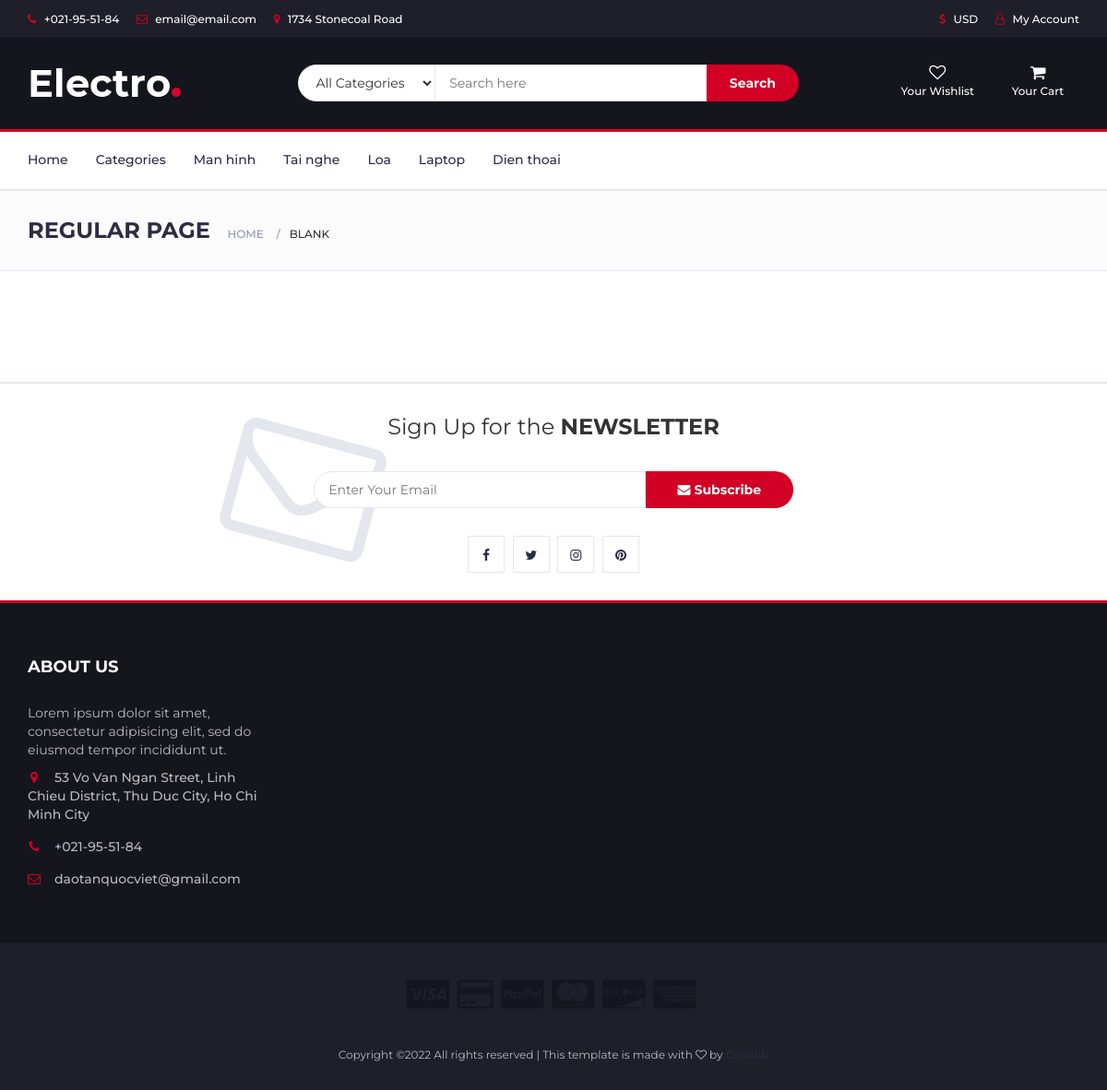
/blank.php, run on the app's committed database.
### tables this page shows
CREATE TABLE IF NOT EXISTS `protypes` (
  `type_id` int(10) NOT NULL AUTO_INCREMENT,
  `type_name` varchar(100) NOT NULL,
  PRIMARY KEY (`type_id`)
);

### models/db.php (called while the page is built)
<?php
class Db
{
    public static $connection;
    public function __construct()
    {
        if (!self::$connection) {
            self::$connection = new mysqli(DB_HOST, DB_USER, DB_PASSWORD, DB_NAME, PORT);
            self::$connection->set_charset(DB_CHARSET);
        }
        return self::$connection;
    }
}

### models/productmodels.php (called while the page is built, shortened)
<?php
class Product extends Db
{
    public function getAlltype()
    {
        $sql = self::$connection->prepare("SELECT * FROM protypes");
        $sql->execute();
        $items = $sql->get_result()->fetch_all(MYSQLI_ASSOC);
        return $items;
    }
}

### blank.php (the view, shortened to what this page needs)
<!DOCTYPE html>
<html lang="en">
<head>
    <?php include "link.php"; ?>
</head>
<body>
    <?php include "head.php"; ?>
    <nav id="navigation">
        <div class="container">
            <div id="responsive-nav">
                <ul class="main-nav nav navbar-nav">
                    <li><a href="index.php">Home</a></li>
                    <li><a href="store.php">Categories</a></li>
                    <?php
                    $gettype = new Product;
                    $getallType = $gettype->getAlltype();
                    foreach ($getallType as $value) : ?>
                    <li><a href="store.php?id=<?php echo $value['type_id'] ?>"><?php echo $value['type_name'] ?></a>
                    </li>
                    <?php
                    endforeach;
                    ?>
                </ul>
            </div>
        </div>
    </nav>
    <div id="breadcrumb" class="section">
        <div class="container">
            <div class="row">
                <div class="col-md-12">
                    <h3 class="breadcrumb-header">Regular Page</h3>
                    <ul class="breadcrumb-tree">
                        <li><a href="#">Home</a></li>
                        <li class="active">Blank</li>
                    </ul>
                </div>
            </div>
        </div>
    </div>
    <div class="section">
    </div>
    <div id="newsletter" class="section">
        <div class="container">
            <div class="row">
                <div class="col-md-12">
                    <div class="newsletter">
                        <p>Sign Up for the <strong>NEWSLETTER</strong></p>
                        <form>
                            <input class="input" type="email" placeholder="Enter Your Email">
                            <button class="newsletter-btn"><i class="fa fa-envelope"></i> Subscribe</button>
                        </form>
                        <ul class="newsletter-follow">
                            <li>
                                <a href="#"><i class="fa fa-facebook"></i></a>
                            </li>
                            <li>
                                <a href="#"><i class="fa fa-twitter"></i></a>
                            </li>
                            <li>
                                <a href="#"><i class="fa fa-instagram"></i></a>
                            </li>
                            <li>
                                <a href="#"><i class="fa fa-pinterest"></i></a>
                            </li>
                        </ul>
                    </div>
                </div>
            </div>
        </div>
    </div>
    <footer id="footer">
        <div class="section">
            <div class="container">
                <div class="row">
                    <div class="col-md-3 col-xs-6">
                        <div class="footer">
                            <h3 class="footer-title">About Us</h3>
                            <p>Lorem ipsum dolor sit amet, consectetur adipisicing elit, sed do eiusmod tempor
                                incididunt ut.</p>
                            <ul class="footer-links">
                                <li><a href="#"><i class="fa fa-map-marker"></i>53 Vo Van Ngan Street, Linh Chieu
                                        District, Thu Duc City, Ho Chi Minh City</a></li>
                                <li><a href="#"><i class="fa fa-phone"></i>+021-95-51-84</a></li>
                                <li><a href="#"><i class="fa fa-envelope-o"></i>daotanquocviet@gmail.com</a></li>
                            </ul>
                        </div>
                    </div>
                </div>
            </div>
        </div>
        <div id="bottom-footer" class="section">
            <div class="container">
                <div class="row">
                    <div class="col-md-12 text-center">
                        <ul class="footer-payments">
                            <li><a href="#"><i class="fa fa-cc-visa"></i></a></li>
                            <li><a href="#"><i class="fa fa-credit-card"></i></a></li>
                            <li><a href="#"><i class="fa fa-cc-paypal"></i></a></li>
                            <li><a href="#"><i class="fa fa-cc-mastercard"></i></a></li>
                            <li><a href="#"><i class="fa fa-cc-discover"></i></a></li>
                            <li><a href="#"><i class="fa fa-cc-amex"></i></a></li>
                        </ul>
                        <span class="copyright">
                            Copyright &copy; All rights reserved | This template is made with <i class="fa fa-heart-o"
                                aria-hidden="true"></i> by <a href="https://colorlib.com" target="_blank">Colorlib</a>
                        </span>
                    </div>
                </div>
            </div>
        </div>
    </footer>
</body>
</html>

### css/style.css (style rules this page uses)
body { font-family: "Montserrat", sans-serif; font-weight: 400; color: #333; }
h1, h2, h3, h4, h5, h6 { color: #2b2d42; font-weight: 700; margin: 0 0 10px; }
a { color: #2b2d42; font-weight: 500; -webkit-transition: 0.2s color; transition: 0.2s color; }
ul, ol { margin: 0; padding: 0; list-style: none; }
.input { height: 40px; padding: 0px 15px; border: 1px solid #e4e7ed; background-color: #fff; width: 100%; }
.section { padding-top: 30px; padding-bottom: 30px; }
#breadcrumb { padding: 30px 0px; background: #fbfbfc; border-bottom: 1px solid #e4e7ed; margin-bottom: 30px; }
#breadcrumb .breadcrumb-header { display: inline-block; margin-top: 0px; margin-bottom: 0px; margin-right: 15px; text-transform: uppercase; }
#breadcrumb .breadcrumb-tree { display: inline-block; }
#breadcrumb .breadcrumb-tree li { display: inline-block; font-size: 12px; font-weight: 500; text-transform: uppercase; }
#breadcrumb .breadcrumb-tree li + li { margin-left: 10px; }
#breadcrumb .breadcrumb-tree li + li:before { content: "/"; display: inline-block; color: #8d99ae; margin-right: 10px; }
#breadcrumb .breadcrumb-tree li a { color: #8d99ae; }
#navigation { background: #fff; border-bottom: 2px solid #e4e7ed; border-top: 3px solid #d10024; }
.main-nav > li + li { margin-left: 30px; }
.main-nav > li > a { padding: 20px 0px; }
.main-nav > li > a:after { content: ""; display: block; width: 0%; height: 2px; background-color: #d10024; -webkit-transition: 0.2s all; transition: 0.2s all; }
#newsletter.section { border-top: 2px solid #e4e7ed; border-bottom: 3px solid #d10024; margin-top: 30px; }
.newsletter { text-align: center; }
.newsletter p { font-size: 24px; }
.newsletter form { position: relative; max-width: 520px; margin: 30px auto; }
.newsletter form:after { content: "\f003"; font-family: FontAwesome; position: absolute; font-size: 160px; color: #e4e7ed; top: 15px; -webkit-transform: translateY(-50%) rotate(15deg); -ms-transform: translateY(-50%) rotate(15deg); transform: translateY(-50%) rotate(15deg); z-index: -1; left: -90px; }
.newsletter form .input { width: calc(100% - 160px); margin-right: -4px; border-radius: 40px 0px 0px 40px; }
.newsletter form .newsletter-btn { width: 160px; height: 40px; font-weight: 700; background: #d10024; color: #fff; border: none; border-radius: 0px 40px 40px 0px; }
.newsletter .newsletter-follow { text-align: center; }
.newsletter .newsletter-follow li { display: inline-block; margin-right: 5px; }
.newsletter .newsletter-follow li:last-child { margin-right: 0px; }
.newsletter .newsletter-follow li a { position: relative; display: block; width: 40px; height: 40px; text-align: center; line-height: 40px; border: 1px solid #e4e7ed; background-color: #fff; -webkit-transition: 0.2s all; transition: 0.2s all; }
#footer { background: #15161d; color: #b9babc; }
#bottom-footer { background: #1e1f29; }
.footer { margin: 30px 0px; }
.footer .footer-title { color: #fff; text-transform: uppercase; font-size: 18px; margin: 0px 0px 30px; }
.footer-links li + li { margin-top: 15px; }
.footer-links li a { color: #b9babc; }
.footer-links li i { margin-right: 15px; color: #d10024; width: 14px; text-align: center; }
.copyright { margin-top: 30px; display: block; font-size: 12px; }
.footer-payments li { display: inline-block; margin-right: 5px; }
.footer-payments li a { color: #15161d; font-size: 36px; display: block; }

### data on the page
protypes: type_name "Man hinh"
protypes: type_name "Tai nghe"
protypes: type_name "Loa"
protypes: type_name "Laptop"
protypes: type_name "Dien thoai"
